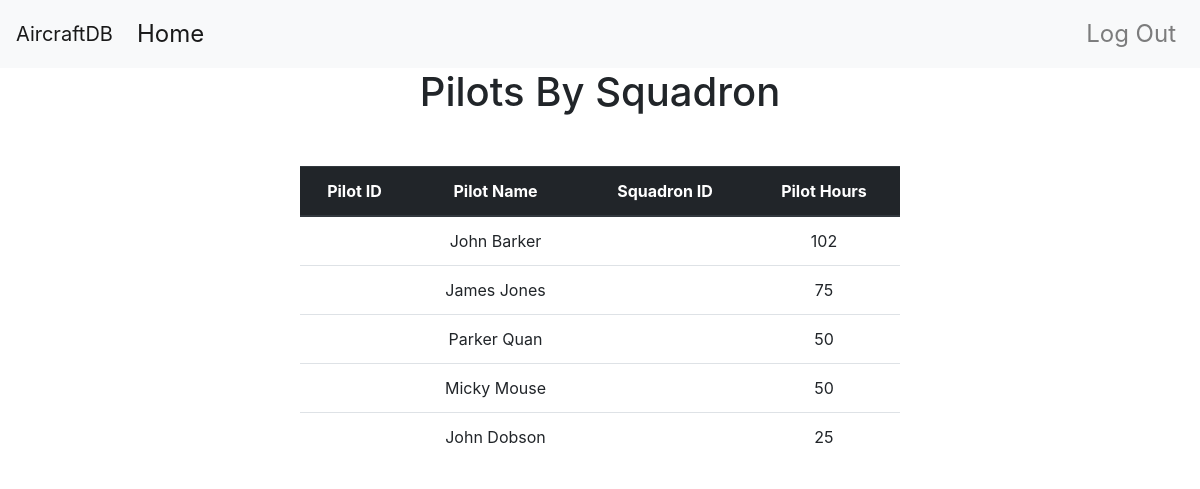
The app's page /pilot/pilots (signed in) with its own data.
### app/models.py (models this page shows, shortened)
class User(UserMixin, db.Model, Base):
    __tablename__ = 'user'
    id = db.Column(db.Integer, primary_key=True)
    username = db.Column(db.String(15))
    password = db.Column(db.String(80))
    squadron_id = db.Column(db.Integer, db.ForeignKey('squadron.id'))
    type = db.Column(db.String(50))
    __mapper_args__ = {
        'polymorphic_identity' : 'user',
        'polymorphic_on': type
    }

class Pilot(User):
    __tablename__ = 'pilot'
    id = db.Column(db.Integer, db.ForeignKey('user.id'), primary_key=True)
    name = db.Column(db.String(80))
    hours = db.Column(db.Integer)
    __mapper_args__={'polymorphic_identity': 'pilot'}
    '''
    Insert pilots into the database
    '''

### app/main/views.py (the view)
@main.route('/pilot/pilots')
def pilot_list():
    result =[]
    squadron_id=current_user.squadron_id
    sql = "SELECT pilot.name, hours FROM pilot WHERE pilot.id in (SELECT user.id FROM user WHERE squadron_id = ?) ORDER BY hours DESC"
    c = db.engine.connect()
    for row in c.execute(sql, (squadron_id,)):
        result.append(row)
    return render_template('/pilot/pilots.html', data=result)

### app/models.py (called while the page is built)
@login_manager.user_loader
def user_loader(id):
    return User.query.get(id)

### app/templates/pilot/pilots.html
{% extends "base.html" %}
{% block page_content %}
<div class="table_heading">
    <h1>Pilots By Squadron</h1>
</div>
  <div class="second-container">
    <table class="table">
    <thead class="thead-dark">
      <tr>
        <th scope="col">Pilot ID</th>
        <th scope="col">Pilot Name</th>
        <th scope="col">Squadron ID</th>
        <th scope="col">Pilot Hours</th>
      </tr>
    </thead>
    <tbody>
    {% for pilot in data %}
      <tr>
        <th scope="row"> {{pilot.id}} </th>
        <td>{{pilot.name}}</td>
        <td>{{pilot.squadron_id}}</td>
        <td>{{pilot.hours}}</td>
        {% endfor %}
    </tbody>
  </table>
  </div>
{% endblock %}

### app/static/style.css (style rules this page uses)
div.second-container { margin-top: 50px; text-align: center; }
div.second-container table { width: 50%; margin: auto; float: none;; }
div.table_heading { text-align: center }

### records on screen
Pilot: name "John Barker", hours "102"
Pilot: name "James Jones", hours "75"
Pilot: name "Parker Quan", hours "50"
Pilot: name "Micky Mouse", hours "50"
Pilot: name "John Dobson", hours "25"
